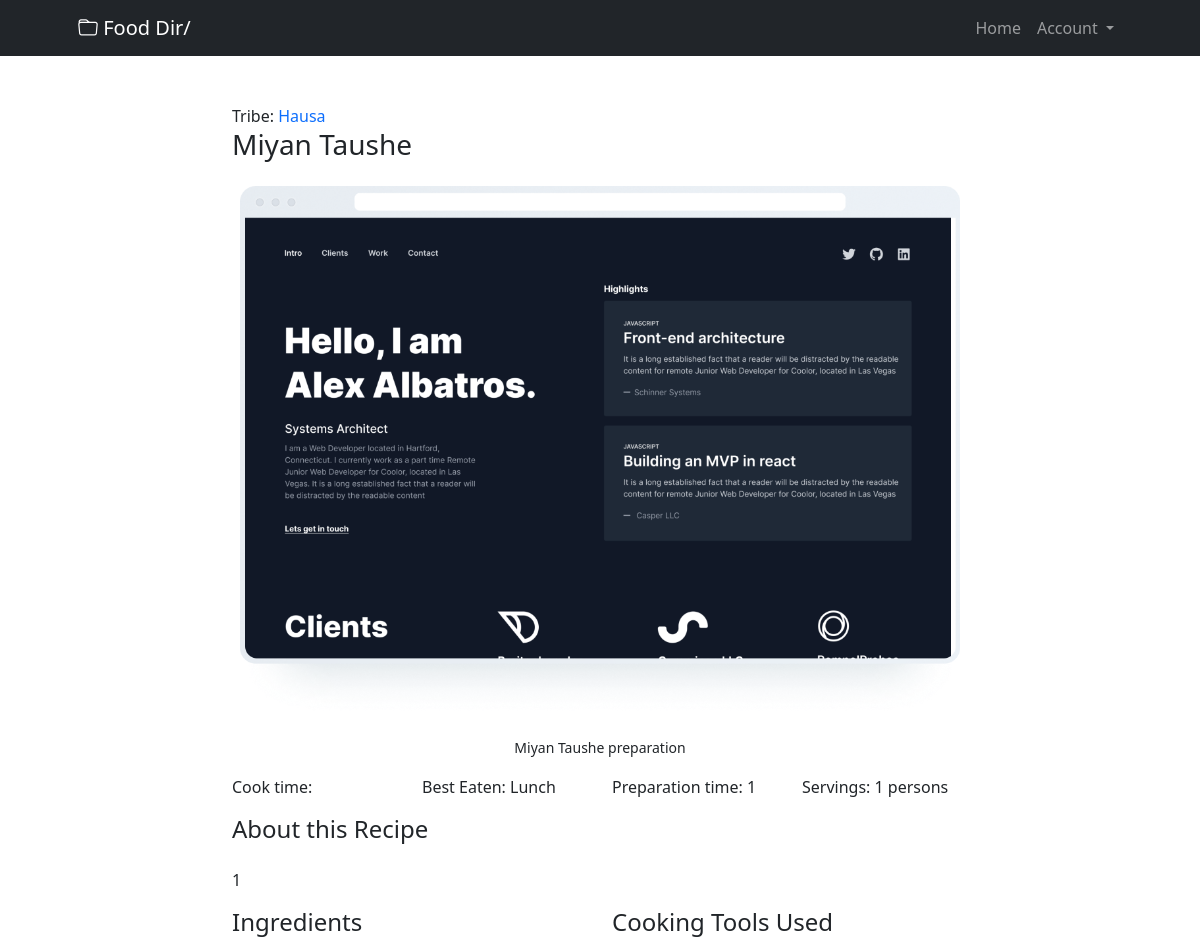
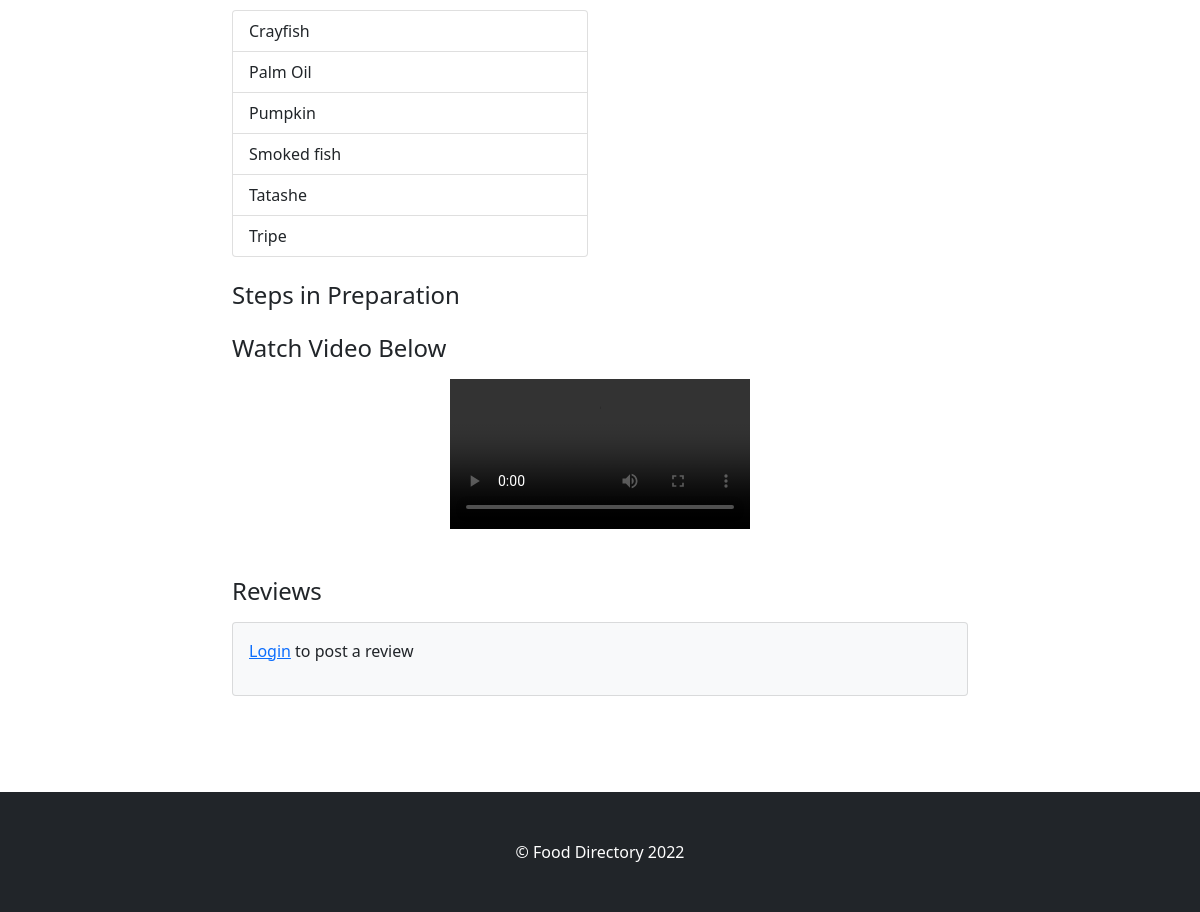
The page /recipe/miyan-taushe/ on the database its author committed (2 pictures, top to bottom).
### recipe/models.py (models this page shows, shortened)
class Recipe(models.Model):
    BREAKFAST = 'B'
    LUNCH = 'L'
    DINNER = 'D'
    MEAL_PERIOD_CHOICES = (
        (BREAKFAST, 'Breakfast'),
        (LUNCH, 'Lunch'),
        (DINNER, 'Dinner'),
    )
    name = models.CharField(max_length=100)
    slug = models.SlugField(max_length=100)
    tribe = models.ForeignKey(Tribe, on_delete=models.CASCADE)
    description = models.TextField()
    cooking_time = models.CharField(max_length=20)
    preparation_time = models.CharField(max_length=20)
    meal_period = models.CharField(
        max_length=10,
        choices=MEAL_PERIOD_CHOICES)
    servings = models.PositiveIntegerField()
    image = models.ImageField(upload_to='recipes')
    image_caption = models.CharField(max_length=100)
    video = models.FileField(upload_to='videos/')
    created = models.DateTimeField(auto_now_add=True)
    updated = models.DateTimeField(auto_now=True)
    class Meta:
        ordering = ['name']

class Tribe(models.Model):
    name = models.CharField(max_length=50)
    slug = models.SlugField(max_length=50)
    description = models.TextField()
    created = models.DateTimeField(auto_now_add=True)
    updated = models.DateTimeField(auto_now=True)
    class Meta:
        ordering = ['name']
    def __str__(self):
        return self.name
    def get_absolute_url(self):
        return reverse('recipe:tribe', kwargs={'slug': self.slug})

class Ingredient(models.Model):
    name = models.CharField(max_length=50)
    recipe = models.ForeignKey(Recipe,
                               on_delete=models.CASCADE,
                               related_name='ingredients')
    class Meta:
        ordering = ['name']

### recipe/views.py (the view)
# urls.py: path('', include('recipe.urls', namespace='recipe')),
def recipe(request, slug):
    recipe = get_object_or_404(Recipe, slug=slug)
    reviews = recipe.reviews.filter(active=True)
    if request.method == 'POST':
        form = ReviewForm(request.POST)
        if form.is_valid():
            review = form.save(commit=False)
            review.author = request.user
            review.recipe = recipe
            review.save()
            messages.success(request,
                             "Your review was submitted successfully.")
            return redirect(recipe)
    else:
        form = ReviewForm()
    template = 'recipe/detail.html'
    context = {
        'recipe': recipe,
        'form': form,
        'reviews': reviews,
    }
    return render(request, template, context)

### templates/recipe/detail.html (shortened to what this page needs)
{% extends "base.html" %}
{% load crispy_forms_tags %}
{% block content %}
<main class="container my-5">
    <div class="row">
        <div class="col-lg-8 offset-lg-2">
            <span>Tribe: <a href="{{ recipe.tribe.get_absolute_url }}" class="text-decoration-none">{{ recipe.tribe }}</a></span>
            <h3 class="mb-2">{{ recipe.name }}</h3>
            {% if recipe.image %}
            	<img class="my-3 img-fluid" src="{{ recipe.image.url }}">
            {% endif %}
            <p class="text-center"><small>{{ recipe.image_caption }}</small></p>
            <div class="row">
                <div class="col-3">
                    <p>Cook time: {{ recipe.cooking_time }}</p>
                </div>
                <div class="col-3">
                    <p>Best Eaten: {{ recipe.get_meal_period_display }}</p>
                </div>
                <div class="col-3">
                    <p>Preparation time: {{ recipe.preparation_time }}</p>
                </div>
                <div class="col-3">
                    <p>Servings: {{ recipe.servings }} persons</p>
                </div>
            </div>
            <div class="row">
                <h4 class="pb-2">About this Recipe</h4>
                <p class="my-2">{{ recipe.description }}</p>
            </div>
            <div class="row mt-2 mb-4">
                <div class="col-lg-6">
                    <h4 class="pb-2">Ingredients</h4>
                    <ul class="list-group">
                        {% for ingredient in recipe.ingredients.all %}
                            <li class="list-group-item">{{ ingredient.name }}</li>
                        {% endfor %}
                    </ul>
                </div>
                <div class="col-lg-6">
                    <h4 class="pb-2">Cooking Tools Used</h4>
                </div>
            </div>
            <h4 class="pb-2">Steps in Preparation</h4>
            <h4 class="py-2">Watch Video Below</h4>
            <div class="section d-flex justify-content-center embed-responsive embed-responsive-21by9">
              <video class="embed-responsive-item" controls>
                    <source src="{{ recipe.video.url }}" type="video/mp4">
                  </video>
            </div>
            <section class="my-5">
                <h4 class="pb-2">Reviews</h4>
                <div class="card bg-light">
                    <div class="card-body">
                        {% if request.user.is_authenticated %}
                            <form class="mb-4" action="." method="post">
                                {% csrf_token %}
                                {{ form|crispy }}
                                <button type="submit" class="btn btn-primary">Submit Review</button>
                            </form>
                            {% for review in reviews %}
                            <div class="d-flex mb-2">
                                <div class="ms-3">
                                    <div class="fw-bold">Review by {{ review.author.username|title }}</div>
                                    {{ review.body|linebreaks }}
                                </div>
                            </div>
                            {% empty %}
                            <p>There are currently no reviews for this recipe.</p>
                            {% endfor %}
                        {% else %}
                            <p><a href="{% url 'login' %}">Login</a> to post a review</p>
                        {% endif %}
                    </div>
                </div>
            </section>
        </div>
    </div>
</main>
{% endblock content %}

### templates/base.html (shortened to what this page needs)
<!DOCTYPE html>
<html lang="en">
    <head>
        <link href="https://cdn.jsdelivr.net/npm/bootstrap-icons@1.4.1/font/bootstrap-icons.css" rel="stylesheet" />
        <link rel="stylesheet" href="https://cdn.jsdelivr.net/npm/bootstrap@5.1.1/dist/css/bootstrap.min.css">
    </head>
    <body>
        <nav class="navbar navbar-expand-lg navbar-dark bg-dark">
            <div class="container px-5">
                <a class="navbar-brand" href="{% url 'recipe:home' %}"><i class="bi bi-folder"></i> Food Dir/</a>
                <div class="collapse navbar-collapse" id="navbarSupportedContent">
                    <ul class="navbar-nav ms-auto mb-2 mb-lg-0">
                        <li class="nav-item"><a class="nav-link" href="{% url 'recipe:home' %}">Home</a></li>
                        <li class="nav-item dropdown">
                            <a class="nav-link dropdown-toggle" href="#" id="navbarDropdown" role="button" data-bs-toggle="dropdown" aria-expanded="false">
                              Account
                            </a>
                        </li>
                    </ul>
                </div>
            </div>
        </nav>
        {% block content %}{% endblock content %}
        <footer class="py-5 bg-dark">
            <div class="container px-5">
                <p class="m-0 text-center text-white">
                    &copy; Food Directory {% now 'Y' %}</p>
            </div>
        </footer>
    </body>
</html>

### rows shown on the page
Recipe: tribe "Hausa", name "Miyan Taushe", image (picture), image_caption "Miyan Taushe preparation", meal_period "Lunch", preparation_time "1", servings "1", description "1"
Ingredient: name "Crayfish"
Ingredient: name "Palm Oil"
Ingredient: name "Pumpkin"
Ingredient: name "Smoked fish"
Ingredient: name "Tatashe"
Ingredient: name "Tripe"
